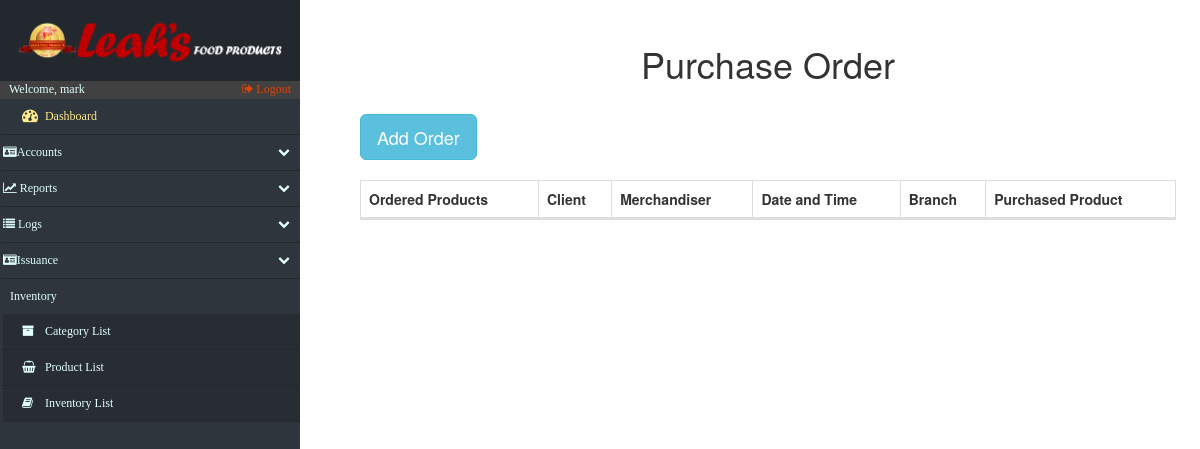
The page /porder.php (signed in) on the database as committed earlier.
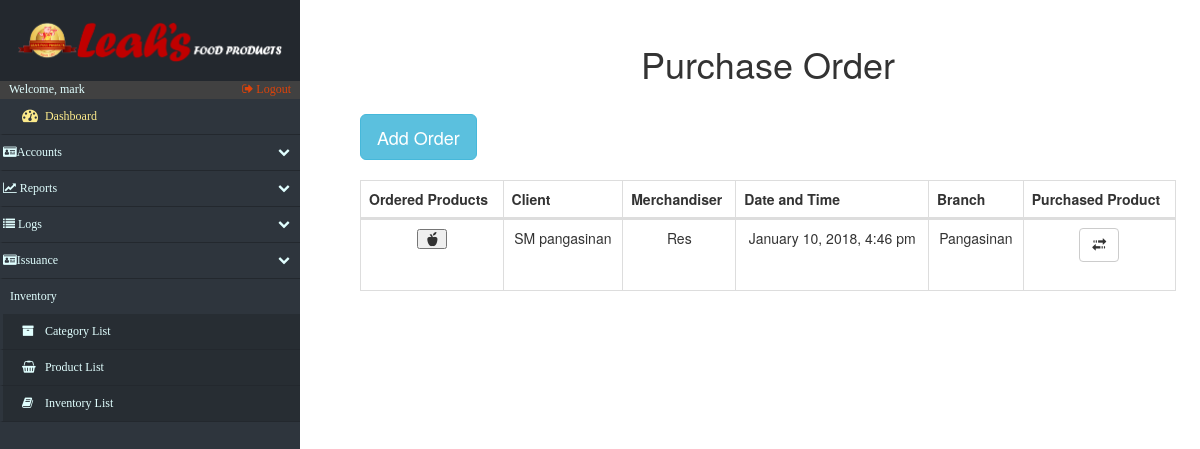
The same page on the database as committed later.
### tables this page shows
CREATE TABLE `purchased_order` (
  `order_id` int(50) NOT NULL,
  `order_date` varchar(50) NOT NULL,
  `client_id` int(20) NOT NULL,
  `merchandiser` varchar(20) NOT NULL
);

CREATE TABLE `clients` (
  `c_id` int(15) NOT NULL,
  `c_name` varchar(20) NOT NULL,
  `c_address` varchar(20) NOT NULL,
  `c_location` varchar(50) DEFAULT NULL
);

CREATE TABLE `merchandiser` (
  `m_id` int(15) NOT NULL,
  `m_name` varchar(25) NOT NULL,
  `m_contact_number` int(15) NOT NULL,
  `m_address` varchar(50) NOT NULL,
  `m_branch` varchar(10) NOT NULL
);

### porder.php (the view, shortened to what the changed rows need)
<!DOCTYPE html>
<html lang="en">
<head>
    <?php include('fragments/config.php') ?>
    <link rel="stylesheet" href="https://maxcdn.bootstrapcdn.com/bootstrap/3.3.7/css/bootstrap.min.css">
    <link href="src/css/datatables.css" rel="stylesheet">
    <link href="//maxcdn.bootstrapcdn.com/font-awesome/4.2.0/css/font-awesome.min.css" rel="stylesheet">
    <link href="src/css/sidebar.css" rel="stylesheet">
    <link href="src/css/custom.css" rel="stylesheet">
    <link href="src/css/index.css" rel="stylesheet">
</head>
<body>
    <div id="page-content-wrapper">
        <div class="containers">
            <table class="table table-striped table-bordered">
                <h1 align="center">Purchase Order</h1>
            </table>
            <?php
							$retrieve = ("SELECT * FROM purchased_order INNER JOIN clients ON purchased_order.client_id = clients.c_id INNER JOIN merchandiser ON purchased_order.merchandiser = merchandiser.m_id");
							$results = mysqli_query($db, $retrieve);
						?>
					<table id="datatables" class="table table-hover table-bordered dataTable" cellspacing="0" width="100%" role="grid" aria-describedby="myTable_info" style="width: 100%;">
						<thead>
							<tr>
								<th>Ordered Products</th>
								<th>Client</th>
								<th>Merchandiser</th>
								<th>Date and Time</th>
								<th>Branch</th>
								<th>Purchased Product</th>
							</tr>
						</thead>
						<tbody>
							<?php
								foreach ($results as $data):
							?>
								<tr>
										<?php
											$po_id=$data["order_id"];
										?>
									<td data-title="Products Ordered">
                                        <table class="table table-striped table-bordered">
                                            <button type="button" class="glyphicon glyphicon-apple" data-toggle="modal" aria-hidden="true" data-target="#<?php echo $po_id ?>"></button>
                                        </table>
									</td>
									<td data-title="Client">
										<?php echo $data["c_name"]; ?>
									</td>
									<td data-title="Merchandiser">
										<?php echo $data["m_name"]; ?>
									</td>
									<td data-title="Date/Time">
										<?php echo $data["order_date"]; ?>
									</td>
									<td data-title="Branch">
										<?php
										$passBranch = $data["c_location"];
                                        echo $passBranch;
										?>
									</td>
									<td data-title="Purchased Product">
                                        <table class="table table-striped table-bordered">
                                            <a href="purchased_order_fn.php?po_id=<?php echo $po_id; ?>&Branch=<?php echo $passBranch; ?>">
                                                <button type="button" class="btn btn-default">
                                                <span class="glyphicon glyphicon-transfer" aria-hidden="true"></span>
                                                </button>
                                            </a>
                                        </table>
                                </td>
								</tr>
								<?php
								endforeach;
							?>
						</tbody>
					</table>
		</div>
    </div>
</body>
</html>

Rows that differ between the two databases and show on the page:
added purchased_order: client.c_name "SM pangasinan", merchandiser.m_name "Res", order_date "January 10, 2018, 4:46 pm", client.c_location "Pangasinan"
